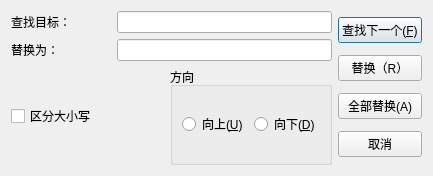
<?xml version="1.0" encoding="UTF-8"?>
<ui version="4.0">
 <class>ReplaceDialog</class>
 <widget class="QDialog" name="ReplaceDialog">
  <property name="geometry">
   <rect>
    <x>0</x>
    <y>0</y>
    <width>433</width>
    <height>176</height>
   </rect>
  </property>
  <property name="maximumSize">
   <size>
    <width>433</width>
    <height>176</height>
   </size>
  </property>
  <property name="windowTitle">
   <string>替换</string>
  </property>
  <layout class="QHBoxLayout" name="horizontalLayout_5">
   <item>
    <layout class="QVBoxLayout" name="verticalLayout_2">
     <item>
      <layout class="QHBoxLayout" name="horizontalLayout">
       <item>
        <widget class="QLabel" name="label">
         <property name="sizePolicy">
          <sizepolicy hsizetype="Fixed" vsizetype="Fixed">
           <horstretch>0</horstretch>
           <verstretch>0</verstretch>
          </sizepolicy>
         </property>
         <property name="minimumSize">
          <size>
           <width>100</width>
           <height>0</height>
          </size>
         </property>
         <property name="maximumSize">
          <size>
           <width>100</width>
           <height>16777215</height>
          </size>
         </property>
         <property name="text">
          <string>查找目标：</string>
         </property>
        </widget>
       </item>
       <item>
        <widget class="QLineEdit" name="searchText"/>
       </item>
      </layout>
     </item>
     <item>
      <layout class="QHBoxLayout" name="horizontalLayout_4">
       <item>
        <widget class="QLabel" name="label_2">
         <property name="sizePolicy">
          <sizepolicy hsizetype="Fixed" vsizetype="Fixed">
           <horstretch>0</horstretch>
           <verstretch>0</verstretch>
          </sizepolicy>
         </property>
         <property name="minimumSize">
          <size>
           <width>100</width>
           <height>0</height>
          </size>
         </property>
         <property name="maximumSize">
          <size>
           <width>100</width>
           <height>16777215</height>
          </size>
         </property>
         <property name="text">
          <string>替换为：</string>
         </property>
        </widget>
       </item>
       <item>
        <widget class="QLineEdit" name="searchText_2"/>
       </item>
      </layout>
     </item>
     <item>
      <layout class="QHBoxLayout" name="horizontalLayout_3">
       <item>
        <widget class="QCheckBox" name="checkBox">
         <property name="text">
          <string>区分大小写</string>
         </property>
        </widget>
       </item>
       <item>
        <widget class="QGroupBox" name="groupBox">
         <property name="title">
          <string>方向</string>
         </property>
         <layout class="QHBoxLayout" name="horizontalLayout_2">
          <item>
           <widget class="QRadioButton" name="brUp">
            <property name="text">
             <string>向上(&amp;U)</string>
            </property>
           </widget>
          </item>
          <item>
           <widget class="QRadioButton" name="rbDown">
            <property name="text">
             <string>向下(&amp;D)</string>
            </property>
           </widget>
          </item>
         </layout>
        </widget>
       </item>
      </layout>
     </item>
    </layout>
   </item>
   <item>
    <layout class="QVBoxLayout" name="verticalLayout">
     <item>
      <widget class="QPushButton" name="btFindNext">
       <property name="text">
        <string>查找下一个(&amp;F)</string>
       </property>
      </widget>
     </item>
     <item>
      <widget class="QPushButton" name="btReplace">
       <property name="text">
        <string>替换（R）</string>
       </property>
      </widget>
     </item>
     <item>
      <widget class="QPushButton" name="btAllReplace">
       <property name="text">
        <string>全部替换(A)</string>
       </property>
      </widget>
     </item>
     <item>
      <widget class="QPushButton" name="btCancel">
       <property name="text">
        <string>取消</string>
       </property>
      </widget>
     </item>
    </layout>
   </item>
  </layout>
 </widget>
 <resources/>
 <connections/>
</ui>
